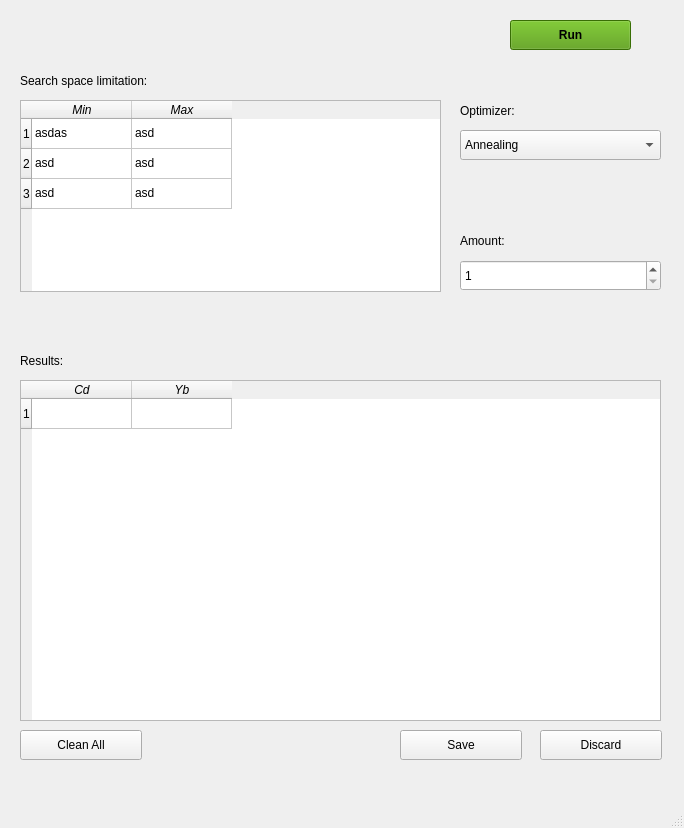
<?xml version="1.0" encoding="UTF-8"?>
<ui version="4.0">
 <author>Edesio Alcobaça</author>
 <class>main_window</class>
 <widget class="QMainWindow" name="main_window">
  <property name="geometry">
   <rect>
    <x>0</x>
    <y>0</y>
    <width>684</width>
    <height>828</height>
   </rect>
  </property>
  <property name="windowTitle">
   <string>Glass Generator - GG</string>
  </property>
  <widget class="QWidget" name="centralwidget">
   <widget class="QPushButton" name="run_btn">
    <property name="geometry">
     <rect>
      <x>510</x>
      <y>20</y>
      <width>121</width>
      <height>30</height>
     </rect>
    </property>
    <property name="font">
     <font>
      <weight>75</weight>
      <bold>true</bold>
     </font>
    </property>
    <property name="styleSheet">
     <string notr="true">border-color: rgb(114, 159, 207);
background-color: rgb(78, 154, 6);</string>
    </property>
    <property name="text">
     <string>Run</string>
    </property>
   </widget>
   <widget class="QTableWidget" name="min_max_table">
    <property name="geometry">
     <rect>
      <x>20</x>
      <y>100</y>
      <width>421</width>
      <height>192</height>
     </rect>
    </property>
    <row>
     <property name="text">
      <string>1</string>
     </property>
    </row>
    <row>
     <property name="text">
      <string>2</string>
     </property>
    </row>
    <row>
     <property name="text">
      <string>3</string>
     </property>
    </row>
    <column>
     <property name="text">
      <string>Min</string>
     </property>
     <property name="font">
      <font>
       <weight>50</weight>
       <italic>true</italic>
       <bold>false</bold>
      </font>
     </property>
     <property name="background">
      <color>
       <red>114</red>
       <green>159</green>
       <blue>207</blue>
      </color>
     </property>
    </column>
    <column>
     <property name="text">
      <string>Max</string>
     </property>
     <property name="font">
      <font>
       <weight>50</weight>
       <italic>true</italic>
       <bold>false</bold>
      </font>
     </property>
     <property name="background">
      <color>
       <red>114</red>
       <green>159</green>
       <blue>207</blue>
      </color>
     </property>
    </column>
    <item row="0" column="0">
     <property name="text">
      <string>asdas</string>
     </property>
    </item>
    <item row="0" column="1">
     <property name="text">
      <string>asd</string>
     </property>
    </item>
    <item row="1" column="0">
     <property name="text">
      <string>asd</string>
     </property>
    </item>
    <item row="1" column="1">
     <property name="text">
      <string>asd</string>
     </property>
    </item>
    <item row="2" column="0">
     <property name="text">
      <string>asd</string>
     </property>
    </item>
    <item row="2" column="1">
     <property name="text">
      <string>asd</string>
     </property>
    </item>
   </widget>
   <widget class="QLabel" name="min_max_label">
    <property name="geometry">
     <rect>
      <x>20</x>
      <y>70</y>
      <width>421</width>
      <height>22</height>
     </rect>
    </property>
    <property name="text">
     <string>Search space limitation:</string>
    </property>
   </widget>
   <widget class="QLabel" name="opt_label">
    <property name="geometry">
     <rect>
      <x>460</x>
      <y>100</y>
      <width>201</width>
      <height>22</height>
     </rect>
    </property>
    <property name="text">
     <string>Optimizer:</string>
    </property>
   </widget>
   <widget class="QSpinBox" name="amount_sp">
    <property name="geometry">
     <rect>
      <x>460</x>
      <y>260</y>
      <width>201</width>
      <height>31</height>
     </rect>
    </property>
    <property name="minimum">
     <number>1</number>
    </property>
    <property name="maximum">
     <number>10000</number>
    </property>
   </widget>
   <widget class="QLabel" name="amount_label">
    <property name="geometry">
     <rect>
      <x>460</x>
      <y>230</y>
      <width>201</width>
      <height>22</height>
     </rect>
    </property>
    <property name="text">
     <string>Amount:</string>
    </property>
   </widget>
   <widget class="QComboBox" name="opt_cb">
    <property name="geometry">
     <rect>
      <x>460</x>
      <y>130</y>
      <width>201</width>
      <height>30</height>
     </rect>
    </property>
    <item>
     <property name="text">
      <string>Annealing</string>
     </property>
    </item>
    <item>
     <property name="text">
      <string>PSO</string>
     </property>
    </item>
   </widget>
   <widget class="QLabel" name="result_label">
    <property name="geometry">
     <rect>
      <x>20</x>
      <y>350</y>
      <width>641</width>
      <height>22</height>
     </rect>
    </property>
    <property name="text">
     <string>Results:</string>
    </property>
   </widget>
   <widget class="QTableWidget" name="result_table">
    <property name="geometry">
     <rect>
      <x>20</x>
      <y>380</y>
      <width>641</width>
      <height>341</height>
     </rect>
    </property>
    <row>
     <property name="text">
      <string>1</string>
     </property>
    </row>
    <column>
     <property name="text">
      <string>Cd</string>
     </property>
     <property name="font">
      <font>
       <italic>true</italic>
      </font>
     </property>
     <property name="background">
      <color>
       <red>114</red>
       <green>159</green>
       <blue>207</blue>
      </color>
     </property>
    </column>
    <column>
     <property name="text">
      <string>Yb</string>
     </property>
     <property name="font">
      <font>
       <italic>true</italic>
       <underline>false</underline>
      </font>
     </property>
     <property name="background">
      <color>
       <red>114</red>
       <green>159</green>
       <blue>207</blue>
      </color>
     </property>
    </column>
   </widget>
   <widget class="QPushButton" name="discard_btn">
    <property name="geometry">
     <rect>
      <x>540</x>
      <y>730</y>
      <width>122</width>
      <height>30</height>
     </rect>
    </property>
    <property name="text">
     <string>Discard</string>
    </property>
   </widget>
   <widget class="QPushButton" name="save_btn">
    <property name="geometry">
     <rect>
      <x>400</x>
      <y>730</y>
      <width>122</width>
      <height>30</height>
     </rect>
    </property>
    <property name="toolTip">
     <string/>
    </property>
    <property name="text">
     <string>Save</string>
    </property>
   </widget>
   <widget class="QPushButton" name="clean_all_btn">
    <property name="geometry">
     <rect>
      <x>20</x>
      <y>730</y>
      <width>122</width>
      <height>30</height>
     </rect>
    </property>
    <property name="text">
     <string>Clean All</string>
    </property>
   </widget>
  </widget>
  <widget class="QMenuBar" name="menubar">
   <property name="geometry">
    <rect>
     <x>0</x>
     <y>0</y>
     <width>684</width>
     <height>27</height>
    </rect>
   </property>
  </widget>
  <widget class="QStatusBar" name="statusbar"/>
 </widget>
 <tabstops>
  <tabstop>opt_cb</tabstop>
  <tabstop>amount_sp</tabstop>
  <tabstop>run_btn</tabstop>
  <tabstop>save_btn</tabstop>
  <tabstop>discard_btn</tabstop>
  <tabstop>clean_all_btn</tabstop>
  <tabstop>result_table</tabstop>
  <tabstop>min_max_table</tabstop>
 </tabstops>
 <resources/>
 <connections/>
 <slots>
  <slot>Add()</slot>
 </slots>
</ui>
